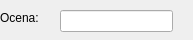
<?xml version="1.0" encoding="UTF-8"?>
<ui version="4.0">
 <class>RatingForm</class>
 <widget class="QWidget" name="RatingForm">
  <property name="geometry">
   <rect>
    <x>0</x>
    <y>0</y>
    <width>193</width>
    <height>40</height>
   </rect>
  </property>
  <property name="windowTitle">
   <string>Form</string>
  </property>
  <widget class="QLabel" name="label">
   <property name="geometry">
    <rect>
     <x>0</x>
     <y>10</y>
     <width>55</width>
     <height>16</height>
    </rect>
   </property>
   <property name="text">
    <string>Ocena:</string>
   </property>
  </widget>
  <widget class="QLineEdit" name="lineEdit">
   <property name="geometry">
    <rect>
     <x>60</x>
     <y>10</y>
     <width>113</width>
     <height>22</height>
    </rect>
   </property>
  </widget>
 </widget>
 <resources/>
 <connections/>
</ui>
